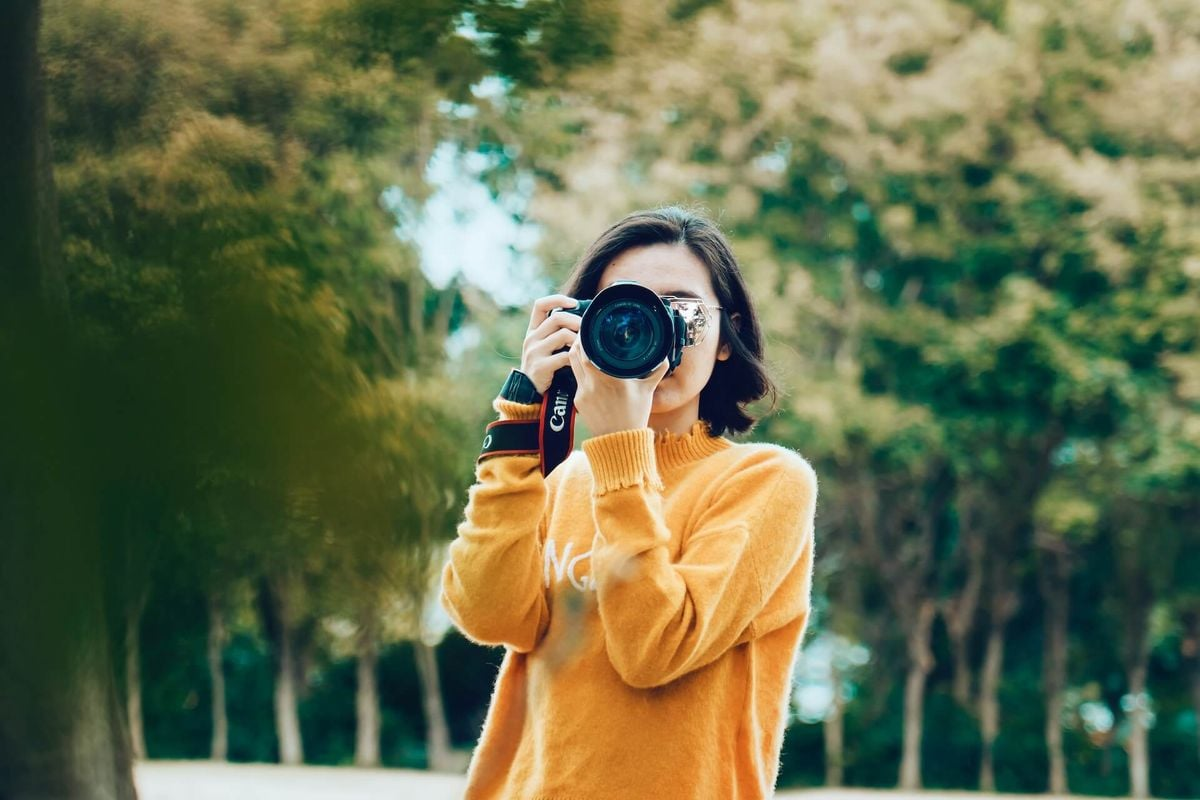
#> input picture src/free-images.jpg, 1200 x 800 px
$ python -i Image.py   (imports and definitions only)
#> lines starting #> are read from the running program, lines starting #| are printed output that depends on the picture; after the words box and inside, x2 and y2 are one past the last pixel; in counts of white or black regions, pixels touching at a corner belong together
import numpy as np
from PIL import Image, ImageTk
import cv2


class Image_:
    def __init__(self,path):
#> called with path = 'src/free-images.jpg'
        self.path = path
        self.npimage = cv2.imread(path)
#> self.npimage is the input picture: shape (800, 1200, 3); mean B, G, R 75.7, 108.2, 100.7
        self.photoimage = self.convert_cv_to_photoimage(self.npimage)


    def convert_cv_to_photoimage(self, cv_image):
        if cv_image is None:
            print("Error: Input image is empty.")
            return None
        image_rgb = cv2.cvtColor(cv_image, cv2.COLOR_BGR2RGB)
        pil_image = Image.fromarray(image_rgb)
        width, height = pil_image.size
#> width = 1200; height = 800
        resize_factor = 570/height if (570/height) < (670/width) else 670/width
#> resize_factor = 0.558
        pil_image = pil_image.resize((int(width*resize_factor), int(height*resize_factor)))
        photo_image = ImageTk.PhotoImage(image=pil_image)

        return photo_image


    # [49 lines left out: functions show, filter_choose, not called in this run]


    def resize(self,size):
        self.npimage = cv2.resize(self.npimage,size)
        self.photoimage = self.convert_cv_to_photoimage(self.npimage)


    # [55 lines left out: functions crop, rotate_right, rotate_left, flip, grayscale, blur and 2 more, not called in this run]


    def edge_detect(self):
        gray_image = cv2.cvtColor(self.npimage, cv2.COLOR_BGR2GRAY)
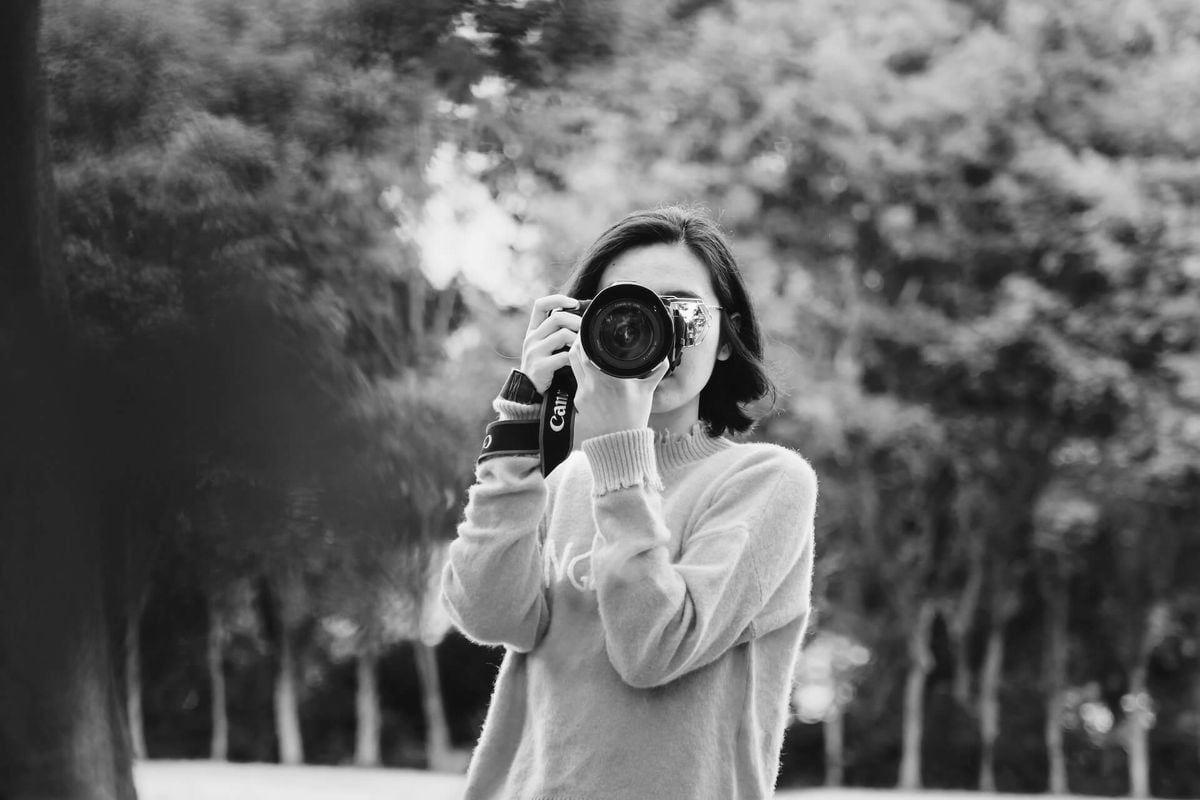
#> gray_image: shape (800, 1200); min 0, max 255, mean 102.3
        blurred_image = cv2.GaussianBlur(gray_image, (5, 5), 0)
        self.npimage = cv2.Canny(blurred_image, 50, 150)
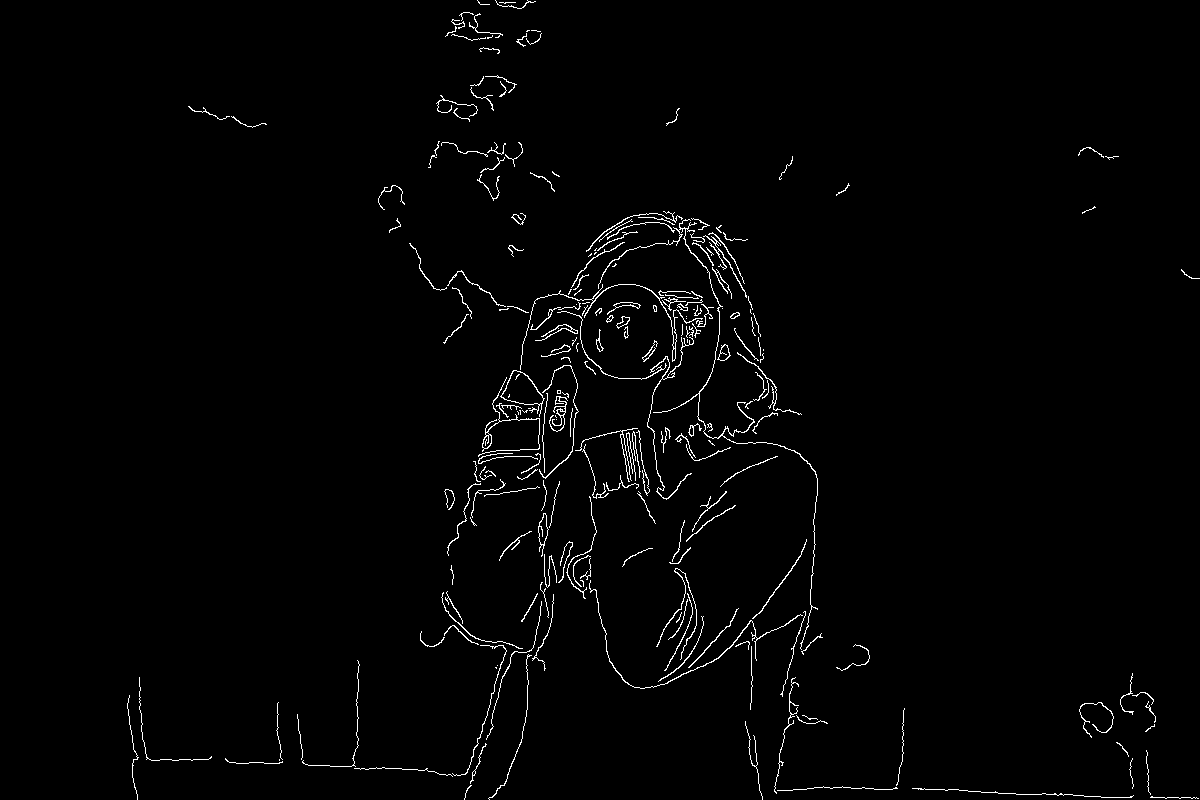
#> self.npimage: shape (800, 1200); 1.5% white in thin lines or dots, all inside (x1, y1, x2, y2) = (127, 0, 1200, 800)
        self.npimage = cv2.merge([self.npimage]*3)
        self.photoimage = self.convert_cv_to_photoimage(self.npimage)


    def negative(self):
        self.npimage = 255 - self.npimage
        self.photoimage = self.convert_cv_to_photoimage(self.npimage)


    def positive(self):
        self.npimage = 255 - self.npimage
        self.photoimage = self.convert_cv_to_photoimage(self.npimage)


    # [56 lines left out: functions delete_background, brightness, green_saturation, red_saturation, blue_saturation, contrast, not called in this run]

>>> result = Image_('src/free-images.jpg').edge_detect()
